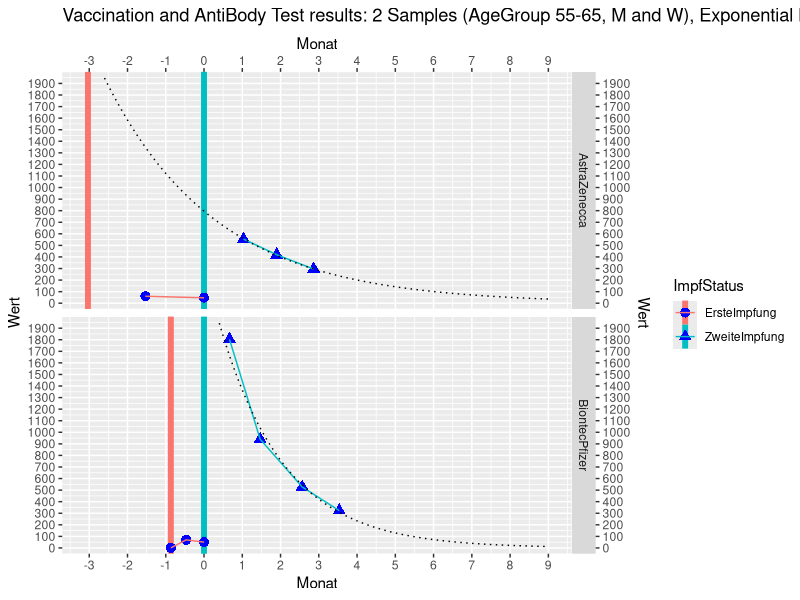
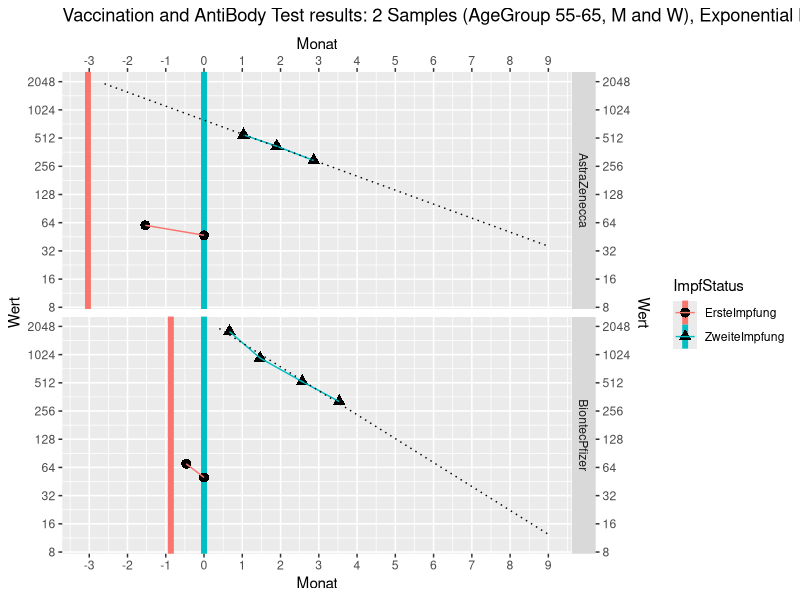

Write R code to recreate these figures, in order.
## ---- chunk 1
knitr::opts_chunk$set(echo = FALSE, warning=FALSE, message=FALSE)
knitr::opts_chunk$set(fig.align="center")
library(ggplot2)
library(dplyr)
library(tidyr)
## ---- chunk 2
df <- read.csv("AntiBody.csv")
df$Datum <- as.POSIXct(as.character(df$Datum))
df$ID <- factor(df$ID)
str(df)
summary(df)

# Exctract date for 'ZweiteImpfung
di <- df %>% dplyr::filter(ImpfStatus=="ZweiteImpfung", Aktion=="Impfung") %>%
  dplyr::group_by(ID) %>%
  dplyr::mutate(DatumZweiteImpfung=Datum) %>%
  dplyr::select(ID, DatumZweiteImpfung)

# Calculate new TimeScale based on DatumZwiteImpfung 
df <- df %>%
  dplyr::left_join(di) %>%
  dplyr::group_by(ID) %>%
  dplyr::mutate(Monat = as.numeric((Datum-DatumZweiteImpfung)/3600/24/30)) %>%
  dplyr::ungroup()

## ---- chunk 3

## ---- chunk 4
# Regression Models
Monat=seq(-4,12,by=.1)

ds1 <- df %>% dplyr::filter(ImpfStoff=="BiontecPfizer", ImpfStatus=="ZweiteImpfung", Aktion=="AntiKörper")
lm1 <- lm(formula=log2(Wert)~Monat, data=ds1)
pred1 <- 2^predict(lm1, newdata=data.frame(Monat=Monat))
dp1 <- data.frame(Monat=Monat, Wert=pred1, ImpfStoff="BiontecPfizer")
summary(lm1)
(HalbwertsZeit = -1/coef(lm1)[2])
## ---- chunk 5
ds2 <- df %>% dplyr::filter(ImpfStoff=="AstraZenecca", ImpfStatus=="ZweiteImpfung", Aktion=="AntiKörper")
lm2 <- lm(formula=log2(Wert)~Monat, data=ds2)
pred2 <- 2^predict(lm2, newdata=data.frame(Monat=Monat))
dp2 <- data.frame(Monat=Monat, Wert=pred2, ImpfStoff="AstraZenecca")
summary(lm2)
(HalbwertsZeit = -1/coef(lm2)[2])
## ---- chunk 6
ggplot(data=df %>% dplyr::filter(Aktion=="AntiKörper"), aes(x=Monat, y=Wert, shape=ImpfStatus, color=ImpfStatus, group=ImpfStatus)) +
  scale_x_continuous(limit=c(-3.1,9), breaks=-3:9, sec.axis=dup_axis()) +
  scale_y_continuous(limit=c(-50,2000), breaks=seq(0,1900,by=100), sec.axis=dup_axis(), expand=c(0.0,0.0)) +
  geom_vline(data=df %>% dplyr::filter(Aktion=="Impfung"), aes(xintercept=Monat, color=ImpfStatus), size=2) +
  geom_point(size=3, color="blue") + 
  geom_line() +
  facet_grid(ImpfStoff~.) +
  geom_line(data=dp1, aes(x=Monat, y=Wert), inherit.aes=FALSE, linetype=3) +
  geom_line(data=dp2, aes(x=Monat, y=Wert), inherit.aes=FALSE, linetype=3) +
  ggtitle("Vaccination and AntiBody Test results: 2 Samples (AgeGroup 55-65, M and W), Exponential Model, BAU units")
## ---- chunk 7
ggplot(data=df %>% dplyr::filter(Aktion=="AntiKörper"), aes(x=Monat, y=Wert, shape=ImpfStatus, color=ImpfStatus, group=ImpfStatus)) +
  scale_x_continuous(limit=c(-3.1,9), breaks=-3:9, sec.axis=dup_axis()) +
  scale_y_continuous(limit=c(10,2000), breaks=2^seq(0:12), sec.axis=dup_axis(), trans="log2") +
  geom_vline(data=df %>% dplyr::filter(Aktion=="Impfung"), aes(xintercept=Monat, color=ImpfStatus), size=2) +
  geom_point(size=3, color="black") + 
  geom_line() +
  facet_grid(ImpfStoff~.) +
  geom_line(data=dp1, aes(x=Monat, y=Wert), inherit.aes=FALSE, linetype=3) +
  geom_line(data=dp2, aes(x=Monat, y=Wert), inherit.aes=FALSE, linetype=3) +
  ggtitle("Vaccination and AntiBody Test results: 2 Samples (AgeGroup 55-65, M and W), Exponential Model, logScale y, BAU units for half/double")
